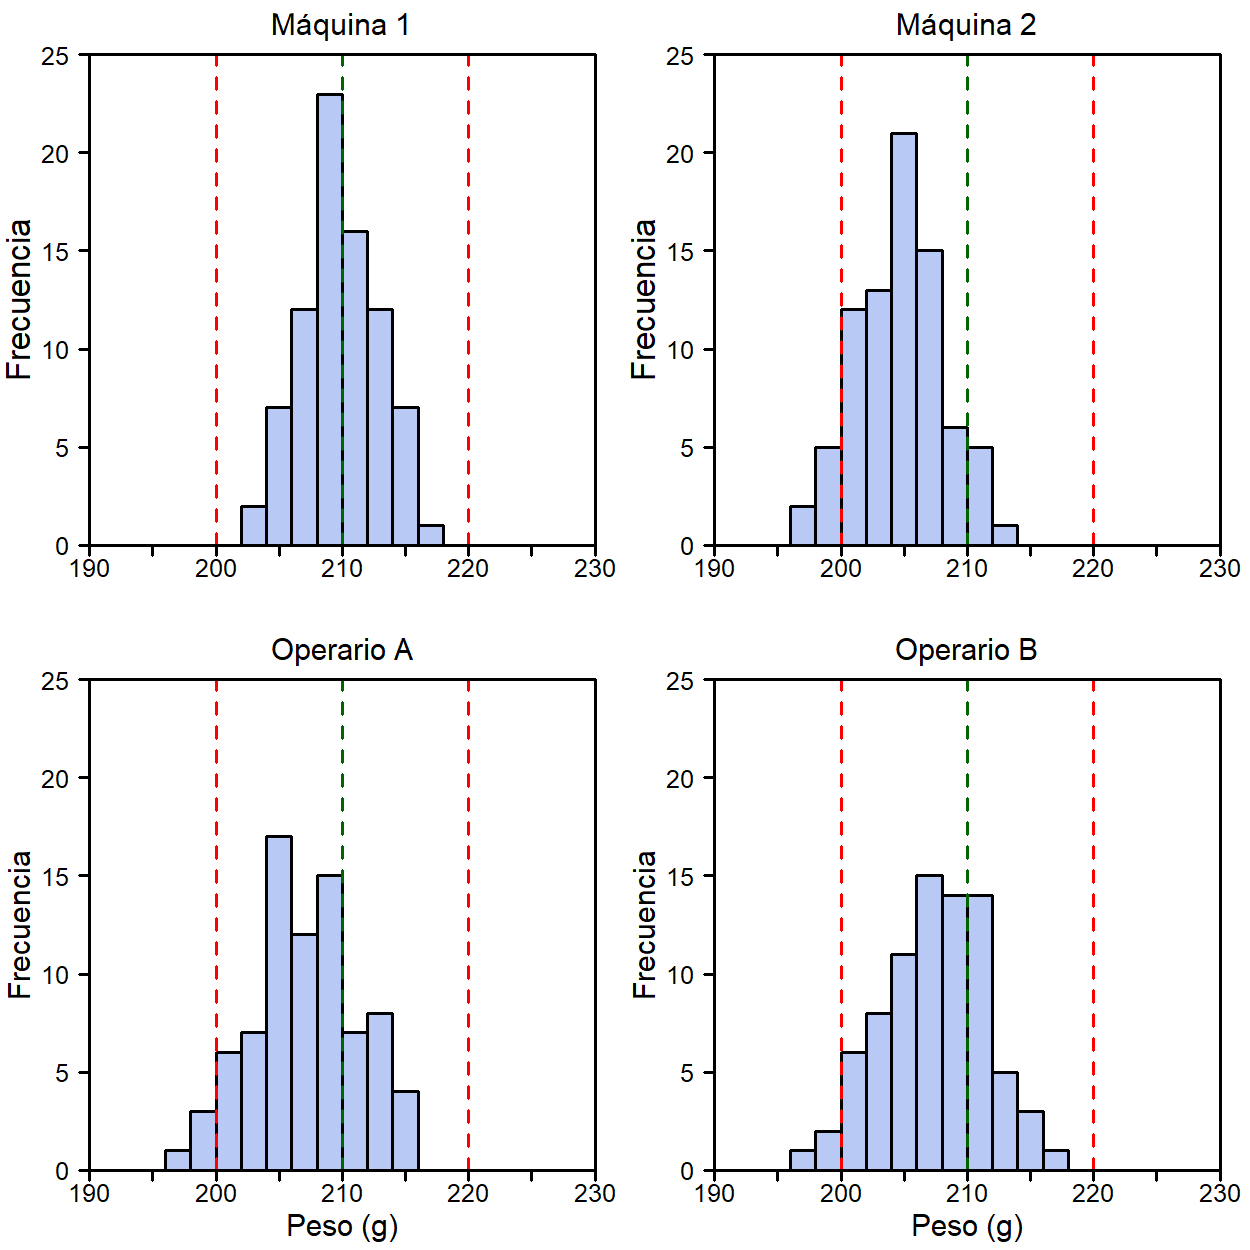

Reproduce this figure in R.

AzulS = "#B9C9F5"
d = read.csv2("datosPanaderia.csv")
t=0.6

png("histogramaPanaderia.png", width=1250, height=1250, res = 300)
par(mar=c(1.5, 1.7, 1, 0.5) + 0.1, mgp = c(0,0.4,0), mfrow=c(2,2), family = "sans")

m = 25
for (i in 1:2) {
  hist(d$Peso2[d$Maquina == i],
       breaks = seq(190, 230, by = 2),
       ylab = "", xlab = "", ylim = c(0, m), xlim = c(190, 230),
       xaxt='n', yaxt='n',  xaxs="i", yaxs="i", main = "", col = AzulS)
  abline(v = c(200, 220), lty = 2, col = "red")
  abline(v = 210, lty = 2, col = "darkgreen")
  axis(1, seq(190, 230, by=5), tck=-0.02, cex.axis=t, padj = -1.5, xpd = NA)
  axis(2, seq(0, m, by=5), tck=-0.02, las=1, cex.axis=t,)
  axis(3,  seq(190, 230, 2), tck = F, labels = F)
  axis(4,  seq(0, m, 5), tck = F, labels = F)
  #mtext(side = 1, text = "Peso (g)", line = 0.5, cex=t+0.1)
  mtext(side = 2, text = "Frecuencia", line = 1, cex=t+0.05)
  mtext(side = 3, text = paste("Máquina", i), line = 0.2, cex=t+0)
}
for (i in 1:160) {
  if(d$Operario[i] == "A") {d$Operario[i]=1}
  if(d$Operario[i] == "B") {d$Operario[i]=2}
}

for (i in 1:2) {
  hist(d$Peso2[d$Operario == i], 
       breaks = seq(190, 230, by = 2),
       ylab = "", xlab = "", ylim = c(0, m), xlim = c(190, 230), 
       xaxt='n', yaxt='n',  xaxs="i", yaxs="i", main = "", col = AzulS)
  abline(v = c(200, 220), lty = 2, col = "red") 
  abline(v = 210, lty = 2, col = "darkgreen") 
  axis(1, seq(190, 230, by=5), tck=-0.02, cex.axis=t, padj = -1.5, xpd = NA)
  axis(2, seq(0, m, by=5), tck=-0.02, las=1, cex.axis=t,)
  axis(3,  seq(190, 230, 2), tck = F, labels = F)
  axis(4,  seq(0, m, 5), tck = F, labels = F)
  mtext(side = 1, text = "Peso (g)", line = 0.5, cex=t)
  mtext(side = 2, text = "Frecuencia", line = 1, cex=t)
  O="A"
  if(i==2) {O="B"}
  mtext(side = 3, text = paste("Operario", O), line = 0.2, cex=t+0)
}
dev.off()



